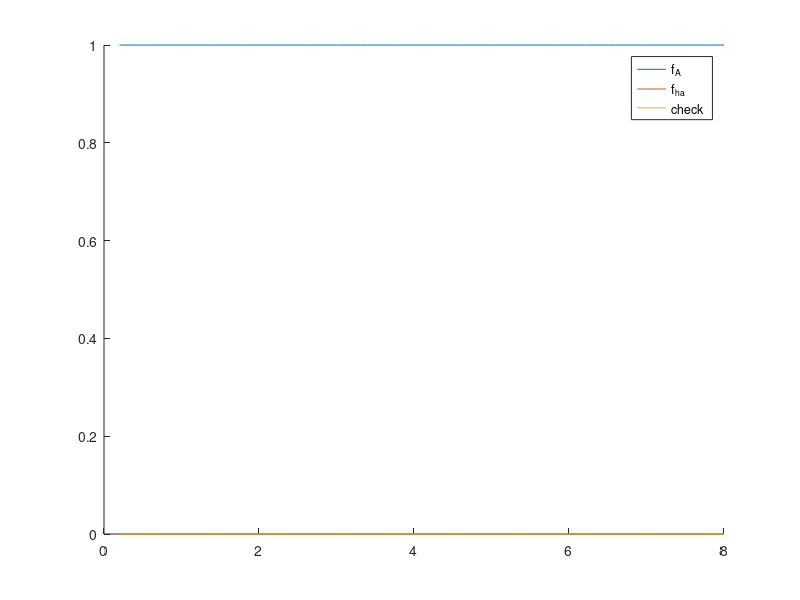

This chart was generated by the following MATLAB code:

clear all;
      %----------------------%
      % ACA EMPIEZO ARMAR EL PROGRAMA QUE ITERE ELIB EN FUNCION RHO_O Y KD
      %-------------------------%
      % DEFINICIONES GLOBALES
%pkg load optim;


global bet_a
global kd
global ka
global rho_h_bulk
global rho_a_bulk    
global rho_o
global psi
global f_A
global f_ha
global f_hap
 

rho_o = 0.90 ;  % monomer concentration in film (M); ~ 1
vpair = 1.0 ;   % CHECKEAr
Temp=298;       % ------ K ------%
bet_a=96485/(Temp*8.3144);		% |e|/kT in V^-1

%kd=10^5;


%%-----------------ALGUNAS DEFINICIONES QUE VOY A USAR DENTRO DEL PROGRAMA--------------%%

epsi=10^(-5);
phmax=40;
paso=0.2;
for kdexp=1:1:1
  kd=10^(kdexp);
  kd=10;
  i=0;
  for iph=1:1:phmax
    ph=iph*paso;
    rho_h_bulk=10^(-ph);	
    rho_a_bulk=10^(-3)+10^(-ph);
    ka=10^(5);		
    f_A = 0.5;		 %% initial conditions for solver
    psi = 0;		 %% initial conditions for solver
    %lbounds = [0 -inf];	 %% bounds of  f_A and psi
    %ubounds = [1 inf]; 	 %% bounds of  f_A and psi
    Xo=[f_A,psi];		 %% CONDICIONES INICIALES PARA EL FSOLV Xo=[f_a,ps_i]%   
    %options = optimset('Tolfun', 1E-12, 'TolX', 1e-12, 'MaxFunEvals', 10000);
    Func = @(X) [X(1)*(1+rho_h_bulk*(exp(-bet_a*X(2)))/ka)+(kd/ka)*rho_o*X(1)*rho_h_bulk*(exp(-bet_a*X(2)))*(X(1)+X(1)*rho_h_bulk*(exp(-bet_a*X(2)))/ka)-1;rho_a_bulk*exp(bet_a*X(2))+rho_o*X(1)-rho_h_bulk*exp(-bet_a*X(2))];
    %[X resnorm] = lsqnonlin(@myfun,Xo,lbounds,ubounds, options); 		
    [X,fval,info] = fsolve(Func,Xo);
    if (info==1)
      %myfun(X);     
      %resnorm;	
      psi = X(2);
      f_A = X(1);
      f_ha = f_A*rho_h_bulk*(exp(-bet_a*psi))/ka;
      f_hap =1-f_A-f_ha;
      ph_a(iph)=ph;
      m(iph,kdexp)=[X(1)];  % to plot f_A vs ph
      n(iph,kdexp)=[f_ha];  % to plot f_ha vs ph
     % o(iph,kdexp)=[f_hap];  % to plot f_hap vs ph
      check(iph,kdexp)=[sqrt(Func(X)(1)^2+Func(X)(2)^2 )] ;
      r(iph,kdexp)=[X(2)];  % to plot  psi vs ph
      %fprintf(fid, '%f \t %f\n', m(1),m(2) );		
    elseif (info==2)
      [X,fval,info] = fsolve(Func,X);
      ch=info;
      %myfun(X);     
      %resnorm;	
      psi = X(2);
      f_A = X(1);
      f_ha = f_A*rho_h_bulk*(exp(-bet_a*psi))/ka;
      f_hap =1-f_A-f_ha;
      ph_a(iph)=ph;
      m(iph,kdexp)=[X(1)];  % to plot f_A vs ph
      n(iph,kdexp)=[f_ha];  % to plot f_ha vs ph
     % o(iph,kdexp)=[f_hap];  % to plot f_hap vs ph
      check(iph,kdexp)=[sqrt(Func(X)(1)^2+Func(X)(2)^2 )] ;
      r(iph,kdexp)=[X(2)];  % to plot  psi vs ph
      %fprintf(fid, '%f \t %f\n', m(1),m(2) );		  
    else
      [X,fval,info] = fsolve(Func,X);
      [X,fval,info] = fsolve(Func,X);
      [X,fval,info] = fsolve(Func,X);
      [X,fval,info] = fsolve(Func,X);
      ch2=info;
      %myfun(X);     
      %resnorm;	
      psi = X(2);
      f_A = X(1);
      f_ha = f_A*rho_h_bulk*(exp(-bet_a*psi))/ka;
      f_hap =1-f_A-f_ha;
      ph_a(iph)=ph;
      m(iph,kdexp)=[X(1)];  % to plot f_A vs ph
      n(iph,kdexp)=[f_ha];  % to plot f_ha vs ph
     % o(iph,kdexp)=[f_hap];  % to plot f_hap vs ph
      check(iph,kdexp)=[sqrt(Func(X)(1)^2+Func(X)(2)^2 )] ;
      r(iph,kdexp)=[X(2)];  % to plot  psi vs ph
      %fprintf(fid, '%f \t %f\n', m(1),m(2) );		
     end
  end

   hold all;
  plot (ph_a(1,:),m(:,kdexp)',";f_{A};")
  plot (ph_a(1,:),n(:,kdexp)',";f_{ha};")
  %plot (ph_a(1,:),o(:,kdexp)',";f_{hap};")
  plot (ph_a(1,:),check(:,kdexp)',";check;")
  hold all;
end


%clear all

%fid = fopen('fa_ph.txt',"w");%aca no se si va w o s o sino va nada 
 %for kdexp=0:1:10
 %i=0;
 % for ph=0:paso:phmax
 %   i=i+1;
 %   fprintf(fid, '%f \t %f\n', ph,m(kdexp*(phmax/paso+1)+i) );
 % end
 %end
%fclose(fid);

%fide = fopen('psi_ph.txt',"w");%aca no se si va w o s o sino va nada 
 %for kdexp=0:1:10
 %i=0;
 % for ph=0:paso:phmax
  %  i=i+1;
   % fprintf(fide, '%f \t %f\n', ph,r(kdexp*(phmax/paso+1)+i) );
  %end
 %end
%fclose(fide);

%fidch = fopen('check_ph.txt',"w");%aca no se si va w o s o sino va nada 
% for kdexp=0:1:10
% i=0;
%  for ph=0:paso:phmax
 %   i=i+1;
 %   fprintf(fidch, '%f \t %f\n', ph,check(kdexp*(phmax/paso+1)+i) );
 % end
 %end
%fclose(fidch);

%%------------------funciones para fsolve--------------------%%%
%function  F = myfun(X)
    
%global bet_a
%global kd
%global ka
%global rho_h_bulk
%global rho_a_bulk    
%global rho_o

%X;

%F(1) = X(1)*(1+rho_h_bulk*(exp(-bet_a*X(2)))/ka)+(kd/ka)*rho_o*X(1)*rho_h_bulk*(exp(-bet_a*X(2)))*(X(1)+X(1)*rho_h_bulk*(exp(-bet_a*X(2)))/ka)-1;
%F(2) = rho_a_bulk*exp(bet_a*X(2))+rho_o*X(1)-rho_h_bulk*exp(-bet_a*X(2));

%end 
